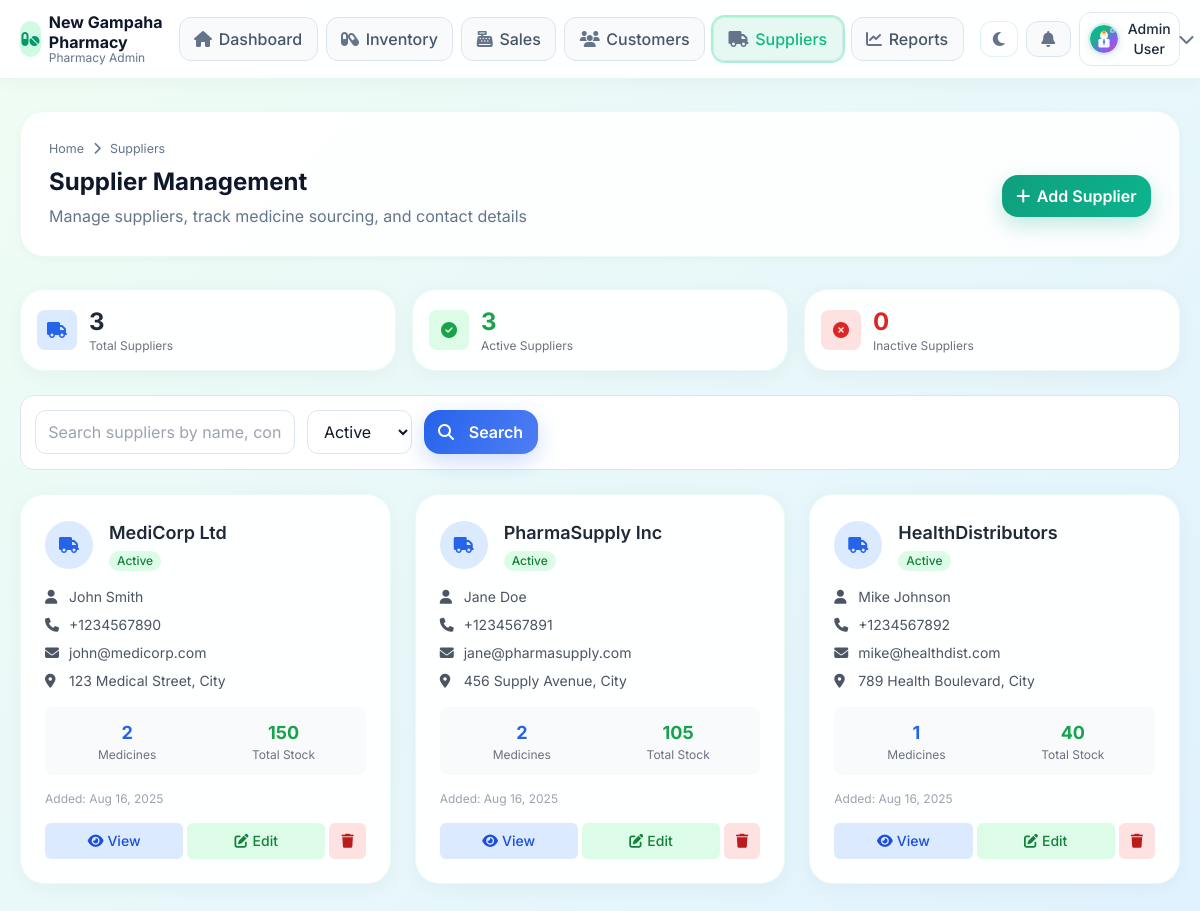
The page /admin/modules/suppliers/index.php (signed in) on the database its author committed.
### tables this page shows
CREATE TABLE users (
    id INT PRIMARY KEY AUTO_INCREMENT,
    name VARCHAR(100) NOT NULL,
    email VARCHAR(100) UNIQUE NOT NULL,
    password VARCHAR(255) NOT NULL,
    role ENUM('admin', 'pharmacist', 'customer') NOT NULL DEFAULT 'customer',
    phone VARCHAR(20),
    address TEXT,
    profile_image VARCHAR(255),
    status ENUM('active', 'inactive') DEFAULT 'active',
    created_at TIMESTAMP DEFAULT CURRENT_TIMESTAMP,
    updated_at TIMESTAMP DEFAULT CURRENT_TIMESTAMP ON UPDATE CURRENT_TIMESTAMP
);

CREATE TABLE suppliers (
    id INT PRIMARY KEY AUTO_INCREMENT,
    name VARCHAR(100) NOT NULL,
    contact_person VARCHAR(100),
    email VARCHAR(100),
    phone VARCHAR(20),
    address TEXT,
    status ENUM('active', 'inactive') DEFAULT 'active',
    created_at TIMESTAMP DEFAULT CURRENT_TIMESTAMP,
    updated_at TIMESTAMP DEFAULT CURRENT_TIMESTAMP ON UPDATE CURRENT_TIMESTAMP
);

### admin/includes/auth.php (called while the page is built, shortened)
<?php
function isLoggedIn() {
    return isset($_SESSION['user_id']) && !empty($_SESSION['user_id']);
}
function getCurrentUser() {
    global $pdo;
    try {
        $stmt = $pdo->prepare("SELECT * FROM users WHERE id = ? AND status = 'active'");
        $stmt->execute([$_SESSION['user_id']]);
        return $stmt->fetch(PDO::FETCH_ASSOC);
    } catch (Exception $e) {
        error_log("Error getting current user: " . $e->getMessage());
        return null;
    }
}

### admin/includes/theme_helper.php (called while the page is built, shortened)
<?php
function getUserTheme($userId = null) {
    global $pdo;
    if (!$userId && isLoggedIn()) {
        $user = getCurrentUser();
        $userId = $user['id'] ?? null;
    }
    try {
        $stmt = $pdo->prepare("SELECT theme FROM user_preferences WHERE user_id = ?");
        $stmt->execute([$userId]);
        $result = $stmt->fetch(PDO::FETCH_ASSOC);
    } catch (Exception $e) {
    }
    return 'light';
}
function getThemeClass($userId = null) {
    $theme = getUserTheme($userId);
    return $theme === 'dark' ? 'dark' : 'light';
}
    ?>

### admin/includes/url_helper.php (called while the page is built, shortened)
<?php
function getBaseUrl() {
    $protocol = isset($_SERVER['HTTPS']) && $_SERVER['HTTPS'] === 'on' ? 'https' : 'http';
    $host = $_SERVER['HTTP_HOST'];
    $scriptName = $_SERVER['SCRIPT_NAME'];
    $pathParts = explode('/', $scriptName);
    $basePath = '';
    foreach ($pathParts as $part) {
        if ($part === 'pharmacy-management-system') {
            $basePath = '/pharmacy-management-system/admin';
            break;
        }
    }
    return $protocol . '://' . $host . $basePath;
}
function url($path = '') {
    $baseUrl = getBaseUrl();
    $path = ltrim($path, '/');
    return $baseUrl . '/' . $path;
}
function moduleUrl($module, $file = 'index.php') {
    return url('modules/' . $module . '/' . $file);
}
?>

### admin/modules/suppliers/index.php (the view, shortened to what this page needs)
<?php
require_once dirname(__DIR__, 2) . '/bootstrap.php';
$search = $_GET['search'] ?? '';
$status_filter = $_GET['status'] ?? 'active';
$page = max(1, intval($_GET['page'] ?? 1));
$limit = 20;
$offset = ($page - 1) * $limit;
$whereConditions = [];
$params = [];
if ($status_filter && $status_filter !== 'all') {
    $whereConditions[] = "s.status = :status";
    $params['status'] = $status_filter;
}
$whereClause = $whereConditions ? 'WHERE ' . implode(' AND ', $whereConditions) : '';
$stmt = $pdo->prepare("
    SELECT s.*,
           COUNT(DISTINCT m.id) as total_medicines,
           COALESCE(SUM(m.stock_quantity), 0) as total_stock
    FROM suppliers s
    LEFT JOIN medicines m ON s.id = m.supplier_id AND m.status = 'active'
    $whereClause
    GROUP BY s.id
    ORDER BY s.created_at DESC
    LIMIT :limit OFFSET :offset
");
foreach ($params as $key => $value) {
    $stmt->bindValue(":$key", $value);
}
$stmt->bindValue(':limit', $limit, PDO::PARAM_INT);
$stmt->bindValue(':offset', $offset, PDO::PARAM_INT);
$stmt->execute();
$suppliers = $stmt->fetchAll(PDO::FETCH_ASSOC);
$statsStmt = $pdo->query("
    SELECT
        COUNT(*) as total,
        SUM(CASE WHEN status = 'active' THEN 1 ELSE 0 END) as active,
        SUM(CASE WHEN status = 'inactive' THEN 1 ELSE 0 END) as inactive
    FROM suppliers
");
$stats = $statsStmt->fetch(PDO::FETCH_ASSOC);
?>
<!DOCTYPE html>
<html lang="en" data-theme="<?php echo getThemeClass(); ?>">
<head>
    <?php include '../../includes/head.php'; ?>
</head>
<body class="pc-shell">
    <?php include '../../includes/navbar.php'; ?>
    <div class="pc-container">
        <div class="pc-page-header pc-animate">
            <div class="pc-breadcrumb">Home <i class="fas fa-chevron-right"></i> Suppliers</div>
            <div class="flex justify-between items-center gap-4">
                <div>
                    <h1 class="pc-page-title">Supplier Management</h1>
                    <p class="pc-page-subtitle">Manage suppliers, track medicine sourcing, and contact details</p>
                </div>
                <a href="add_supplier.php" class="pc-btn pc-btn-primary">
                    <i class="fas fa-plus"></i>
                    <span>Add Supplier</span>
                </a>
            </div>
        </div>
        <div class="grid grid-cols-1 md:grid-cols-3 gap-4 mb-6">
            <div class="pc-card p-4">
                <div class="flex items-center gap-3">
                    <div class="w-10 h-10 bg-blue-100 rounded-lg flex items-center justify-center">
                        <i class="fas fa-truck text-blue-600"></i>
                    </div>
                    <div>
                        <p class="text-2xl font-bold text-gray-800"><?php echo $stats['total']; ?></p>
                        <p class="text-xs text-gray-500">Total Suppliers</p>
                    </div>
                </div>
            </div>
            <div class="pc-card p-4">
                <div class="flex items-center gap-3">
                    <div class="w-10 h-10 bg-green-100 rounded-lg flex items-center justify-center">
                        <i class="fas fa-check-circle text-green-600"></i>
                    </div>
                    <div>
                        <p class="text-2xl font-bold text-green-600"><?php echo $stats['active']; ?></p>
                        <p class="text-xs text-gray-500">Active Suppliers</p>
                    </div>
                </div>
            </div>
            <div class="pc-card p-4">
                <div class="flex items-center gap-3">
                    <div class="w-10 h-10 bg-red-100 rounded-lg flex items-center justify-center">
                        <i class="fas fa-times-circle text-red-600"></i>
                    </div>
                    <div>
                        <p class="text-2xl font-bold text-red-600"><?php echo $stats['inactive']; ?></p>
                        <p class="text-xs text-gray-500">Inactive Suppliers</p>
                    </div>
                </div>
            </div>
        </div>
        <div class="pc-toolbar mb-6">
            <form method="GET" class="flex flex-wrap gap-3">
                <div class="flex-1 min-w-[200px]">
                    <input type="text" name="search" value="<?php echo htmlspecialchars($search); ?>"
                        placeholder="Search suppliers by name, contact person, email, or phone..."
                        class="pc-input">
                </div>
                <select name="status" class="pc-select w-auto" onchange="this.form.submit()">
                    <option value="active" <?php echo $status_filter === 'active' ? 'selected' : ''; ?>>Active</option>
                </select>
                <button type="submit" class="pc-btn pc-btn-secondary">
                    <i class="fas fa-search mr-2"></i>Search
                </button>
            </form>
        </div>
        <div class="grid grid-cols-1 md:grid-cols-2 lg:grid-cols-3 gap-6">
            <?php foreach ($suppliers as $supplier): ?>
                <div class="pc-card p-6">
                    <div class="flex items-center space-x-4 mb-4">
                        <div class="w-12 h-12 bg-blue-100 rounded-full flex items-center justify-center">
                            <i class="fas fa-truck text-blue-600 text-xl"></i>
                        </div>
                        <div class="flex-1">
                            <h3 class="text-lg font-semibold text-gray-800"><?php echo htmlspecialchars($supplier['name']); ?></h3>
                            <span class="inline-flex items-center px-2 py-0.5 rounded-full text-xs font-medium
                                <?php echo $supplier['status'] === 'active' ? 'bg-green-100 text-green-700' : 'bg-red-100 text-red-700'; ?>">
                                <?php echo ucfirst($supplier['status']); ?>
                            </span>
                        </div>
                    </div>
                    <div class="space-y-2 mb-4">
                        <?php if ($supplier['contact_person']): ?>
                            <div class="flex items-center text-sm text-gray-600">
                                <i class="fas fa-user w-4 mr-2"></i>
                                <span><?php echo htmlspecialchars($supplier['contact_person']); ?></span>
                            </div>
                        <?php endif; ?>
                        <?php if ($supplier['phone']): ?>
                            <div class="flex items-center text-sm text-gray-600">
                                <i class="fas fa-phone w-4 mr-2"></i>
                                <span><?php echo htmlspecialchars($supplier['phone']); ?></span>
                            </div>
                        <?php endif; ?>
                        <?php if ($supplier['email']): ?>
                            <div class="flex items-center text-sm text-gray-600">
                                <i class="fas fa-envelope w-4 mr-2"></i>
                                <span><?php echo htmlspecialchars($supplier['email']); ?></span>
                            </div>
                        <?php endif; ?>
                        <?php if ($supplier['address']): ?>
                            <div class="flex items-center text-sm text-gray-600">
                                <i class="fas fa-map-marker-alt w-4 mr-2"></i>
                                <span><?php echo htmlspecialchars($supplier['address']); ?></span>
                            </div>
                        <?php endif; ?>
                    </div>
                    <div class="grid grid-cols-2 gap-4 mb-4 p-3 bg-gray-50 rounded-lg">
                        <div class="text-center">
                            <p class="text-lg font-bold text-blue-600"><?php echo $supplier['total_medicines']; ?></p>
                            <p class="text-xs text-gray-500">Medicines</p>
                        </div>
                        <div class="text-center">
                            <p class="text-lg font-bold text-green-600"><?php echo number_format($supplier['total_stock']); ?></p>
                            <p class="text-xs text-gray-500">Total Stock</p>
                        </div>
                    </div>
                    <p class="text-xs text-gray-400 mb-4">
                        Added: <?php echo date('M d, Y', strtotime($supplier['created_at'])); ?>
                    </p>
                    <div class="flex space-x-1">
                        <a href="view_supplier.php?id=<?php echo $supplier['id']; ?>"
                            class="action-btn flex-1 bg-blue-100 hover:bg-blue-200 text-blue-700 text-center py-2 px-3 rounded-md text-sm font-medium">
                            <i class="fas fa-eye mr-1"></i>View
                        </a>
                        <a href="edit_supplier.php?id=<?php echo $supplier['id']; ?>"
                            class="action-btn flex-1 bg-green-100 hover:bg-green-200 text-green-700 text-center py-2 px-3 rounded-md text-sm font-medium">
                            <i class="fas fa-edit mr-1"></i>Edit
                        </a>
                        <button onclick="deleteSupplier(<?php echo $supplier['id']; ?>, '<?php echo htmlspecialchars($supplier['name'], ENT_QUOTES); ?>')"
                            class="action-btn bg-red-100 hover:bg-red-200 text-red-700 py-2 px-3 rounded-md text-sm font-medium">
                            <i class="fas fa-trash"></i>
                        </button>
                    </div>
                </div>
            <?php endforeach; ?>
        </div>
    </div>
</body>
</html>

### admin/includes/navbar.php (shortened to what this page needs)
<?php
$currentPath = $_SERVER['REQUEST_URI'] ?? '';
$profileImage = ($user && !empty($user['profile_image']))
  ? url('uploads/profiles/' . $user['profile_image'])
  : url('assets/images/default-avatar.svg');
?>
<nav
  class="sticky top-0 z-50 border-b border-slate-200/70 bg-white/92 backdrop-blur dark:bg-slate-900/95 dark:border-slate-700">
  <div class="pc-container !py-3">
    <div class="flex items-center justify-between gap-4">
      <div class="flex items-center gap-3">
        <a href="<?php echo url('index.php'); ?>" class="flex items-center gap-2">
          <span class="h-9 w-9 grid place-items-center rounded-xl bg-emerald-100 text-emerald-600"><i
              class="fas fa-pills"></i></span>
          <div>
            <div class="font-bold leading-tight text-slate-800 dark:text-slate-100">New Gampaha Pharmacy
            </div>
            <div class="text-xs text-slate-500 dark:text-slate-400 -mt-0.5">Pharmacy Admin</div>
          </div>
        </a>
      </div>
      <div class="hidden md:flex items-center gap-2">
        <a href="<?php echo url('index.php'); ?>"
          class="pc-btn pc-btn-muted <?php echo strpos($currentPath, '/admin/index.php') !== false ? 'ring-2 ring-emerald-200' : ''; ?>"><i
            class="fas fa-house"></i><span>Dashboard</span></a>
        <a href="<?php echo moduleUrl('inventory'); ?>"
          class="pc-btn pc-btn-muted <?php echo strpos($currentPath, '/modules/inventory') !== false ? 'ring-2 ring-emerald-200' : ''; ?>"><i
            class="fas fa-capsules"></i><span>Inventory</span></a>
        <a href="<?php echo moduleUrl('sales', 'new_sale.php'); ?>"
          class="pc-btn pc-btn-muted <?php echo strpos($currentPath, '/modules/sales') !== false ? 'ring-2 ring-emerald-200' : ''; ?>"><i
            class="fas fa-cash-register"></i><span>Sales</span></a>
        <a href="<?php echo moduleUrl('customers'); ?>"
          class="pc-btn pc-btn-muted <?php echo strpos($currentPath, '/modules/customers') !== false ? 'ring-2 ring-emerald-200' : ''; ?>"><i
            class="fas fa-users"></i><span>Customers</span></a>
        <a href="<?php echo moduleUrl('suppliers'); ?>"
          class="pc-btn pc-btn-muted <?php echo strpos($currentPath, '/modules/suppliers') !== false ? 'ring-2 ring-emerald-200' : ''; ?>"><i
            class="fas fa-truck"></i><span>Suppliers</span></a>
        <a href="<?php echo moduleUrl('reports'); ?>"
          class="pc-btn pc-btn-muted <?php echo strpos($currentPath, '/modules/reports') !== false ? 'ring-2 ring-emerald-200' : ''; ?>"><i
            class="fas fa-chart-line"></i><span>Reports</span></a>
      </div>
      <div class="flex items-center gap-2">
        <button class="pc-btn pc-btn-muted" onclick="toggleTheme()" title="Toggle theme"><i id="themeIcon"
            class="fas fa-moon"></i></button>
        <div class="relative">
          <button class="pc-btn pc-btn-muted dark:text-slate-100" onclick="toggleNotifications()">
            <i class="fas fa-bell"></i>
          </button>
        </div>
        <div class="relative">
          <button
            class="flex items-center gap-2 rounded-xl border border-slate-200 dark:border-slate-700 px-2 py-1.5 hover:bg-emerald-50 dark:hover:bg-emerald-50/10 text-slate-700 dark:text-slate-100"
            onclick="toggleUserMenu()">
            <img src="<?php echo $profileImage; ?>" alt="Profile" class="h-8 w-8 rounded-full object-cover"
              onerror="this.src='<?php echo url('assets/images/default-avatar.svg'); ?>'">
            <span
              class="hidden lg:inline text-sm font-medium"><?php echo htmlspecialchars($user['name'] ?? 'User'); ?></span>
            <i class="fas fa-chevron-down text-xs text-slate-400"></i>
          </button>
        </div>
      </div>
    </div>
  </div>
</nav>

### admin/includes/action_buttons.php (style rules this page uses)
.action-btn { transition: all 0.2s ease-in-out; transform: translateY(0); }

### rows shown on the page
users: name "Admin User"
suppliers: name "MediCorp Ltd", status "Active", contact_person "John Smith", phone "+1234567890", email "john@medicorp.com", address "123 Medical Street, City", total_medicines "2", total_stock "150", created_at "Aug 16, 2025"
suppliers: name "PharmaSupply Inc", status "Active", contact_person "Jane Doe", phone "+1234567891", email "jane@pharmasupply.com", address "456 Supply Avenue, City", total_medicines "2", total_stock "105", created_at "Aug 16, 2025"
suppliers: name "HealthDistributors", status "Active", contact_person "Mike Johnson", phone "+1234567892", email "mike@healthdist.com", address "789 Health Boulevard, City", total_medicines "1", total_stock "40", created_at "Aug 16, 2025"

### other values the page prints
$stats['total'] "3"
$stats['active'] "3"
$stats['inactive'] "0"
